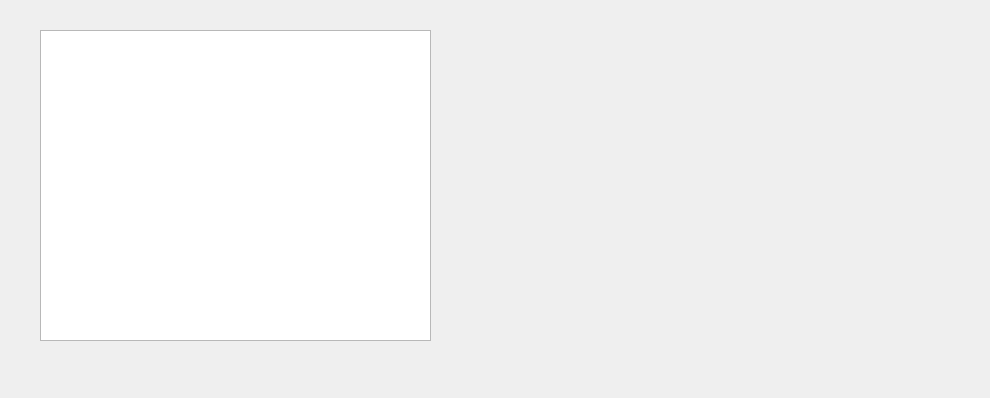
<?xml version="1.0" encoding="UTF-8"?>
<ui version="4.0">
 <class>Dialog</class>
 <widget class="QDialog" name="Dialog">
  <property name="geometry">
   <rect>
    <x>0</x>
    <y>0</y>
    <width>990</width>
    <height>398</height>
   </rect>
  </property>
  <property name="windowTitle">
   <string>Dialog</string>
  </property>
  <widget class="PlotWidget" name="graphicsView">
   <property name="geometry">
    <rect>
     <x>40</x>
     <y>30</y>
     <width>391</width>
     <height>311</height>
    </rect>
   </property>
  </widget>
  <widget class="QWidget" name="widget" native="true">
   <property name="geometry">
    <rect>
     <x>480</x>
     <y>30</y>
     <width>431</width>
     <height>311</height>
    </rect>
   </property>
  </widget>
 </widget>
 <customwidgets>
  <customwidget>
   <class>PlotWidget</class>
   <extends>QGraphicsView</extends>
   <header>pyqtgraph</header>
  </customwidget>
 </customwidgets>
 <resources/>
 <connections/>
</ui>
